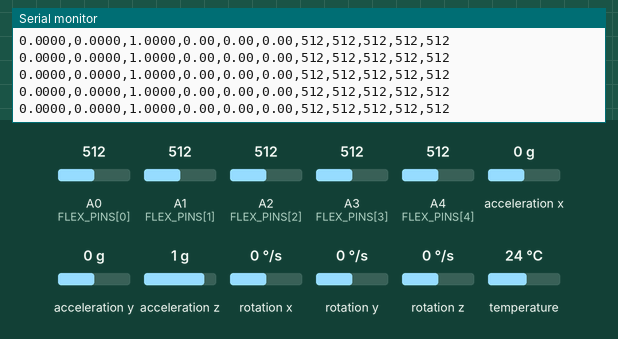
The sketch below on a simulated Arduino Uno, built with avr-gcc and run on an emulated ATmega328P. On the bench: the last lines printed to the serial monitor. The inputs (shaded band) are chosen by the test bench; at power-on: acceleration x 0 g, A0 (FLEX_PINS[0]) = 512, A1 (FLEX_PINS[1]) = 512, A2 (FLEX_PINS[2]) = 512, A3 (FLEX_PINS[3]) = 512, A4 (FLEX_PINS[4]) = 512, acceleration y 0 g, acceleration z 1 g, rotation x 0 °/s, rotation y 0 °/s, rotation z 0 °/s, temperature 24 °C.

Above: at 1.2 s.
1.3 s: acceleration x set to -1.4 g
At 2.1 s:
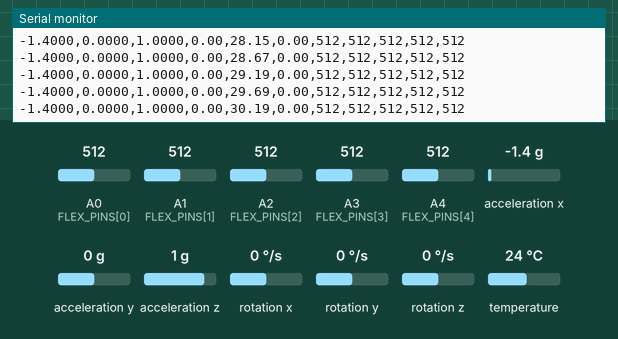
2.8 s: A0 (FLEX_PINS[0]) set to 716
At 3.5 s:
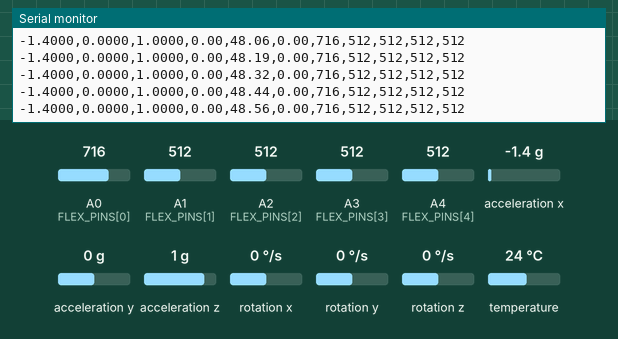
4.3 s: A1 (FLEX_PINS[1]) set to 716
At 5.1 s:
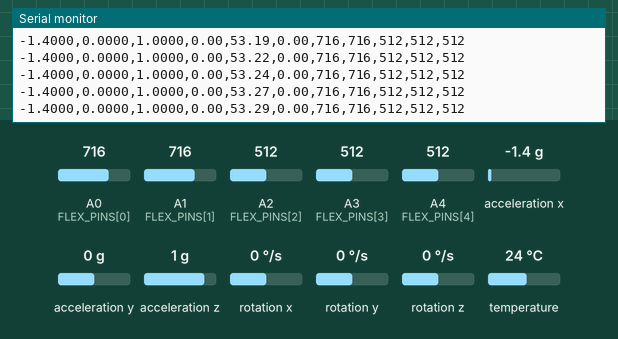
5.8 s: A2 (FLEX_PINS[2]) set to 716
At 6.4 s:
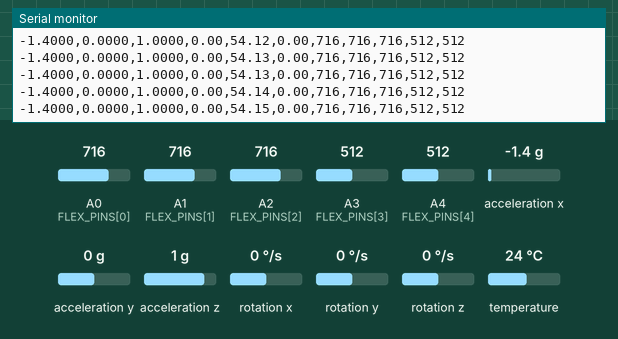
7.3 s: A3 (FLEX_PINS[3]) set to 716
At 8.2 s:
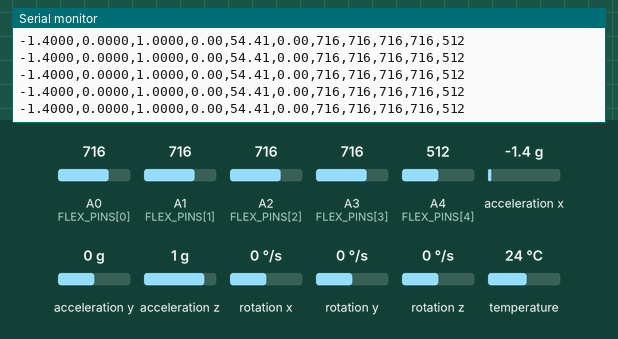
8.8 s: A4 (FLEX_PINS[4]) set to 716
At 9.7 s:
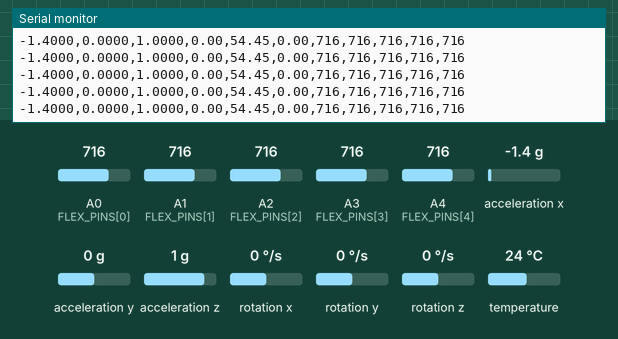
Timing chart, 0 to 11.3 s (numbered marks = the images above; inputs shaded):
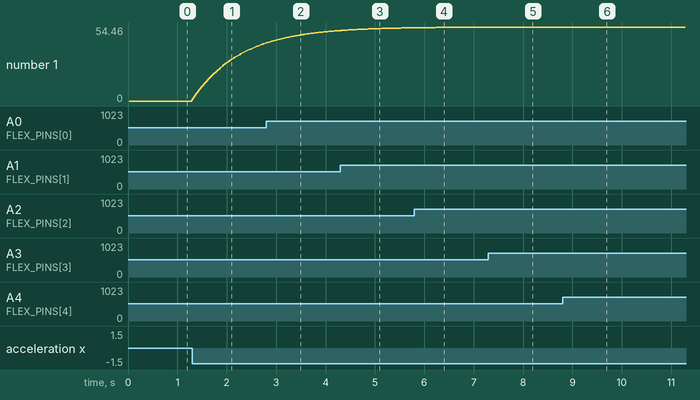

Measured:
- after the input at 1.3 s, the serial monitor: prints a new line at once (image 1)
- after the input at 8.8 s, the serial monitor: prints a new line at once (image 6)
- plotted number 1: 0 → 42.49 after the input at 1.3 s

The sketch:

DigiSpeak.ino
```cpp
#include <Wire.h>
#include <Adafruit_MPU6050.h>
#include <Adafruit_Sensor.h>
#include <math.h>

Adafruit_MPU6050 mpu;

// Flex sensor analog pins
const int FLEX_PINS[5] = {A0, A1, A2, A3, A4};

const unsigned long SAMPLE_INTERVAL_MS = 20; // 50 Hz
unsigned long lastSampleTime = 0;

float rollDeg = 0.0f;
float pitchDeg = 0.0f;
float yawDeg = 0.0f;

float previousGyroZ = 0.0f;
unsigned long previousIMUTime = 0;

const float RAD_TO_DEG_F = 57.2957795f;
const float GRAVITY = 9.80665f;

void setup() {
  Serial.begin(115200);

  // Initialize I2C and the MPU-6050.
  Wire.begin();

  if (!mpu.begin()) {
    // Send errors to the serial monitor, not as data rows.
    Serial.println("# ERROR: MPU6050 not detected");
    while (true) {
      delay(100);
    }
  }

  mpu.setAccelerometerRange(MPU6050_RANGE_4_G);
  mpu.setGyroRange(MPU6050_RANGE_500_DEG);
  mpu.setFilterBandwidth(MPU6050_BAND_21_HZ);

  // Initialize analog inputs.
  for (int i = 0; i < 5; i++) {
    pinMode(FLEX_PINS[i], INPUT);
  }

  // Get initial acceleration to estimate starting tilt.
  sensors_event_t accel, gyro, temp;
  mpu.getEvent(&accel, &gyro, &temp);

  rollDeg = atan2f(
      accel.acceleration.y,
      accel.acceleration.z
  ) * RAD_TO_DEG_F;

  pitchDeg = atan2f(
      -accel.acceleration.x,
      sqrtf(
          accel.acceleration.y * accel.acceleration.y +
          accel.acceleration.z * accel.acceleration.z
      )
  ) * RAD_TO_DEG_F;

  previousIMUTime = micros();
}

void loop() {
  unsigned long now = millis();

  if (now - lastSampleTime < SAMPLE_INTERVAL_MS) {
    return;
  }

  lastSampleTime = now;

  sensors_event_t accel, gyro, temp;
  mpu.getEvent(&accel, &gyro, &temp);

  // Convert acceleration from m/s^2 to g.
  float ax = accel.acceleration.x / GRAVITY;
  float ay = accel.acceleration.y / GRAVITY;
  float az = accel.acceleration.z / GRAVITY;

  // Accelerometer-based tilt estimates.
  float accelRoll = atan2f(
      accel.acceleration.y,
      accel.acceleration.z
  ) * RAD_TO_DEG_F;

  float accelPitch = atan2f(
      -accel.acceleration.x,
      sqrtf(
          accel.acceleration.y * accel.acceleration.x * 0.0f +
          accel.acceleration.y * accel.acceleration.y +
          accel.acceleration.z * accel.acceleration.z
      )
  ) * RAD_TO_DEG_F;

  // Integrate gyroscope angular velocity.
  // Gyro values from this library are in radians/second.
  unsigned long currentMicros = micros();
  float dt = (currentMicros - previousIMUTime) / 1000000.0f;
  previousIMUTime = currentMicros;

  if (dt > 0.0f && dt < 0.2f) {
    float gx = gyro.gyro.x * RAD_TO_DEG_F;
    float gy = gyro.gyro.y * RAD_TO_DEG_F;
    float gz = gyro.gyro.z * RAD_TO_DEG_F;

    // Complementary filter for roll and pitch.
    rollDeg = 0.98f * (rollDeg + gx * dt)
            + 0.02f * accelRoll;

    pitchDeg = 0.98f * (pitchDeg + gy * dt)
             + 0.02f * accelPitch;

    // Yaw is gyro-integrated and will drift over time.
    yawDeg += gz * dt;
  }

  // Output acceleration (g), angles (degrees), then five flex readings.
  Serial.print(ax, 4); Serial.print(',');
  Serial.print(ay, 4); Serial.print(',');
  Serial.print(az, 4); Serial.print(',');

  Serial.print(rollDeg, 2); Serial.print(',');
  Serial.print(pitchDeg, 2); Serial.print(',');
  Serial.print(yawDeg, 2);

  for (int i = 0; i < 5; i++) {
    Serial.print(',');
    Serial.print(analogRead(FLEX_PINS[i]));
  }

  Serial.println();
}
```
